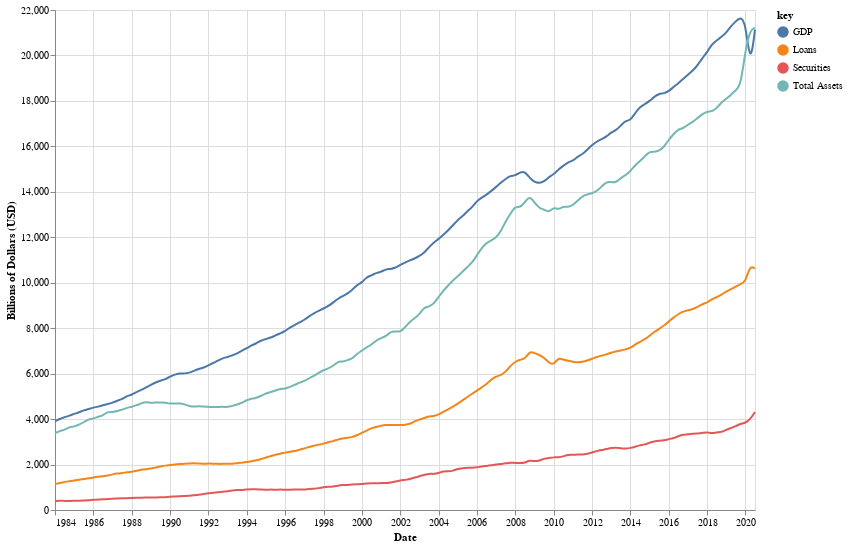

The notebook cell this image was saved under:
### Code cell
'''Code is adapted from:
https://altair-viz.github.io/gallery/multiline_tooltip.html
https://stackoverflow.com/questions/60354652/pandas-time-series-specific-operations-in-altair'''
nearest1 = alt.selection(type='single', nearest=True, on='mouseover',
                        fields=['Date'], empty='none')
line1 = alt.Chart(df_s).mark_line(interpolate='basis').transform_fold(
    ['GDP', 'Total Assets', 'Securities', 'Loans'],
).encode(
    x='Date:T',
    y=alt.Y('sum(value):Q', title='Billions of Dollars (USD)'),
    color='key:N'
)
selectors1 = alt.Chart(df_s).mark_point().encode(
    x='Date:T',
    opacity=alt.value(0),
).add_selection(
    nearest1
)
points1 = line1.mark_point().encode(
    opacity=alt.condition(nearest1, alt.value(1), alt.value(0))
)
text1 = line1.mark_text(align='left', dx=5, dy=-5).encode(
    text=alt.condition(nearest1, 'sum(value):Q', alt.value(' '))
)
rules1 = alt.Chart(df_s).mark_rule(color='gray').encode(
    x='Date:T',
).transform_filter(
    nearest1
)
alt.layer(
    line1, selectors1, points1, rules1, text1
).properties(
    width=700, height=500
)

### Figure 1 — Vega-Lite specification as saved in the notebook (floating-point values rounded to 4 significant figures; data arrays with more than 128 entries replaced by an {"elided": "..."} marker saying what was removed)
{"config": {"view": {"continuousWidth": 400, "continuousHeight": 300}}, "layer": [{"mark": {"type": "line", "interpolate": "basis"}, "encoding": {"color": {"field": "key", "type": "nominal"}, "x": {"field": "Date", "type": "temporal"}, "y": {"aggregate": "sum", "field": "value", "title": "Billions of Dollars (USD)", "type": "quantitative"}}, "transform": [{"fold": ["GDP", "Total Assets", "Securities", "Loans"]}]}, {"mark": "point", "encoding": {"opacity": {"value": 0}, "x": {"field": "Date", "type": "temporal"}}, "selection": {"selector003": {"type": "single", "nearest": true, "on": "mouseover", "fields": ["Date"], "empty": "none"}}}, {"mark": "point", "encoding": {"color": {"field": "key", "type": "nominal"}, "opacity": {"condition": {"value": 1, "selection": "selector003"}, "value": 0}, "x": {"field": "Date", "type": "temporal"}, "y": {"aggregate": "sum", "field": "value", "title": "Billions of Dollars (USD)", "type": "quantitative"}}, "transform": [{"fold": ["GDP", "Total Assets", "Securities", "Loans"]}]}, {"mark": {"type": "rule", "color": "gray"}, "encoding": {"x": {"field": "Date", "type": "temporal"}}, "transform": [{"filter": {"selection": "selector003"}}]}, {"mark": {"type": "text", "align": "left", "dx": 5, "dy": -5}, "encoding": {"color": {"field": "key", "type": "nominal"}, "text": {"condition": {"aggregate": "sum", "field": "value", "type": "quantitative", "selection": "selector003"}, "value": " "}, "x": {"field": "Date", "type": "temporal"}, "y": {"aggregate": "sum", "field": "value", "title": "Billions of Dollars (USD)", "type": "quantitative"}}, "transform": [{"fold": ["GDP", "Total Assets", "Securities", "Loans"]}]}], "data": {"name": "data-cc8d07563fd5865652f7dd36a6ccc60f"}, "height": 500, "width": 700, "$schema": "https://vega.github.io/schema/vega-lite/v4.17.0.json", "datasets": {"data-cc8d07563fd5865652f7dd36a6ccc60f": {"elided": "147 records"}}}
